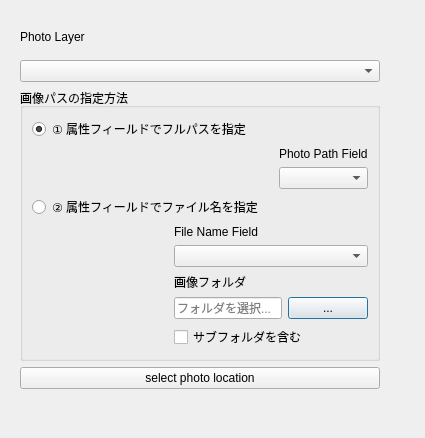
<?xml version="1.0" encoding="UTF-8"?>
<ui version="4.0">
 <class>PhotoView360DialogBase</class>
 <widget class="QDialog" name="PhotoView360DialogBase">
  <property name="geometry">
   <rect>
    <x>0</x>
    <y>0</y>
    <width>425</width>
    <height>438</height>
   </rect>
  </property>
  <property name="sizePolicy">
   <sizepolicy hsizetype="Expanding" vsizetype="Preferred">
    <horstretch>0</horstretch>
    <verstretch>0</verstretch>
   </sizepolicy>
  </property>
  <property name="windowTitle">
   <string>PhotoView360</string>
  </property>
  <widget class="QWidget" name="verticalLayoutWidget">
   <property name="geometry">
    <rect>
     <x>20</x>
     <y>20</y>
     <width>360</width>
     <height>369</height>
    </rect>
   </property>
   <layout class="QVBoxLayout" name="verticalLayout">
    <item>
     <widget class="QLabel" name="label">
      <property name="sizePolicy">
       <sizepolicy hsizetype="Preferred" vsizetype="Minimum">
        <horstretch>0</horstretch>
        <verstretch>0</verstretch>
       </sizepolicy>
      </property>
      <property name="text">
       <string>Photo Layer</string>
      </property>
     </widget>
    </item>
    <item>
     <widget class="QgsMapLayerComboBox" name="cmbLayer"/>
    </item>
    <item>
     <widget class="QGroupBox" name="grpMode">
      <property name="title">
       <string>画像パスの指定方法</string>
      </property>
      <layout class="QVBoxLayout" name="vboxMode">
       <item>
        <widget class="QRadioButton" name="rdoFullPath">
         <property name="text">
          <string>① 属性フィールドでフルパスを指定</string>
         </property>
         <property name="checked">
          <bool>true</bool>
         </property>
        </widget>
       </item>
       <item>
        <layout class="QHBoxLayout" name="hboxField">
         <item>
          <spacer>
           <property name="orientation">
            <enum>Qt::Horizontal</enum>
           </property>
           <property name="sizeHint" stdset="0">
            <size>
             <width>20</width>
             <height>0</height>
            </size>
           </property>
          </spacer>
         </item>
         <item>
          <layout class="QVBoxLayout">
           <item>
            <widget class="QLabel" name="lblField">
             <property name="text">
              <string>Photo Path Field</string>
             </property>
            </widget>
           </item>
           <item>
            <widget class="QgsFieldComboBox" name="cmbField"/>
           </item>
          </layout>
         </item>
        </layout>
       </item>
       <item>
        <widget class="QRadioButton" name="rdoFileName">
         <property name="text">
          <string>② 属性フィールドでファイル名を指定</string>
         </property>
        </widget>
       </item>
       <item>
        <layout class="QHBoxLayout" name="hboxFileNameField">
         <item>
          <spacer>
           <property name="orientation">
            <enum>Qt::Horizontal</enum>
           </property>
           <property name="sizeHint" stdset="0">
            <size>
             <width>20</width>
             <height>0</height>
            </size>
           </property>
          </spacer>
         </item>
         <item>
          <layout class="QVBoxLayout">
           <item>
            <widget class="QLabel" name="lblFileNameField">
             <property name="text">
              <string>File Name Field</string>
             </property>
            </widget>
           </item>
           <item>
            <widget class="QgsFieldComboBox" name="cmbFileNameField">
             <property name="sizePolicy">
              <sizepolicy hsizetype="Preferred" vsizetype="Preferred">
               <horstretch>0</horstretch>
               <verstretch>0</verstretch>
              </sizepolicy>
             </property>
            </widget>
           </item>
           <item>
            <widget class="QLabel" name="lblFolder">
             <property name="text">
              <string>画像フォルダ</string>
             </property>
            </widget>
           </item>
           <item>
            <layout class="QHBoxLayout" name="hboxFolder">
             <item>
              <widget class="QLineEdit" name="txtFolder">
               <property name="sizePolicy">
                <sizepolicy hsizetype="Preferred" vsizetype="Fixed">
                 <horstretch>0</horstretch>
                 <verstretch>0</verstretch>
                </sizepolicy>
               </property>
               <property name="placeholderText">
                <string>フォルダを選択...</string>
               </property>
              </widget>
             </item>
             <item>
              <widget class="QPushButton" name="btnBrowseFolder">
               <property name="text">
                <string>...</string>
               </property>
              </widget>
             </item>
            </layout>
           </item>
           <item>
            <widget class="QCheckBox" name="chkSubFolder">
             <property name="sizePolicy">
              <sizepolicy hsizetype="Minimum" vsizetype="Preferred">
               <horstretch>0</horstretch>
               <verstretch>0</verstretch>
              </sizepolicy>
             </property>
             <property name="text">
              <string>サブフォルダを含む</string>
             </property>
            </widget>
           </item>
          </layout>
         </item>
        </layout>
       </item>
      </layout>
     </widget>
    </item>
    <item>
     <widget class="QPushButton" name="btnSelectLocation">
      <property name="text">
       <string>select photo location</string>
      </property>
     </widget>
    </item>
   </layout>
  </widget>
 </widget>
 <customwidgets>
  <customwidget>
   <class>QgsFieldComboBox</class>
   <extends>QComboBox</extends>
   <header>qgsfieldcombobox.h</header>
  </customwidget>
  <customwidget>
   <class>QgsMapLayerComboBox</class>
   <extends>QComboBox</extends>
   <header>qgsmaplayercombobox.h</header>
  </customwidget>
 </customwidgets>
 <resources/>
 <connections/>
</ui>
